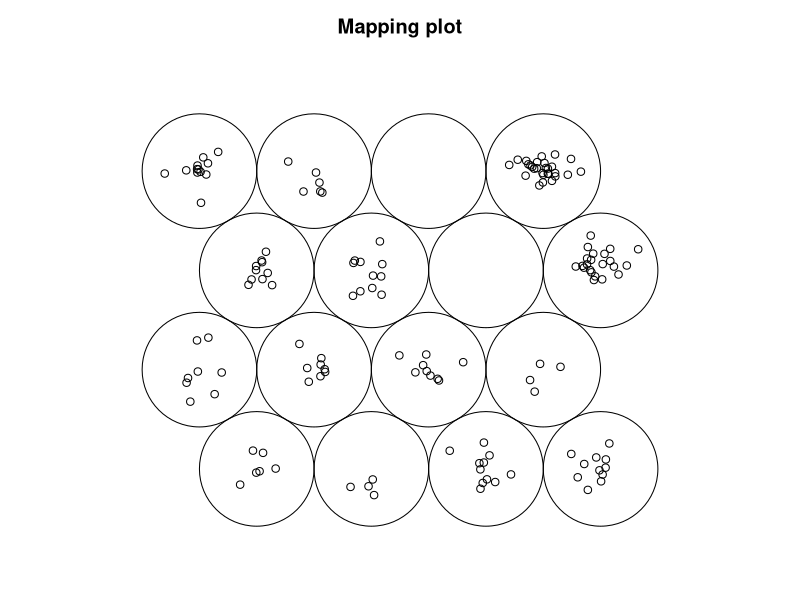
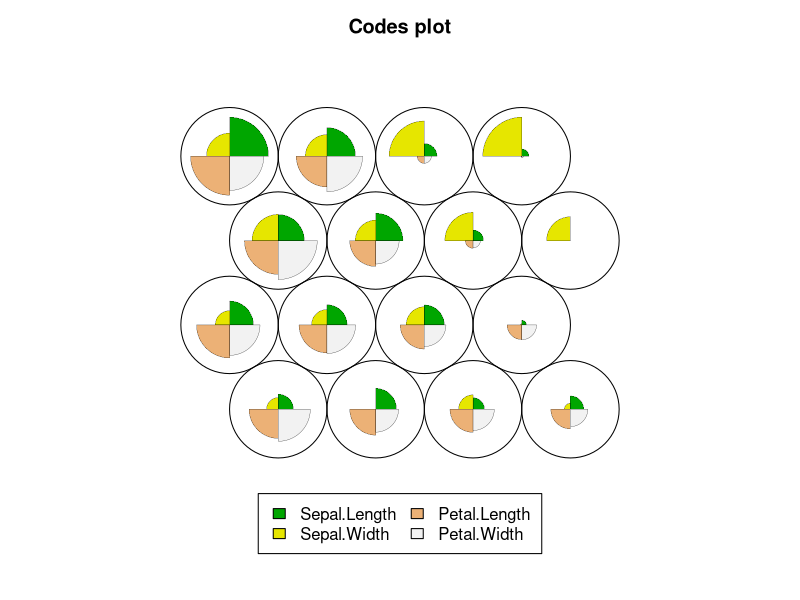
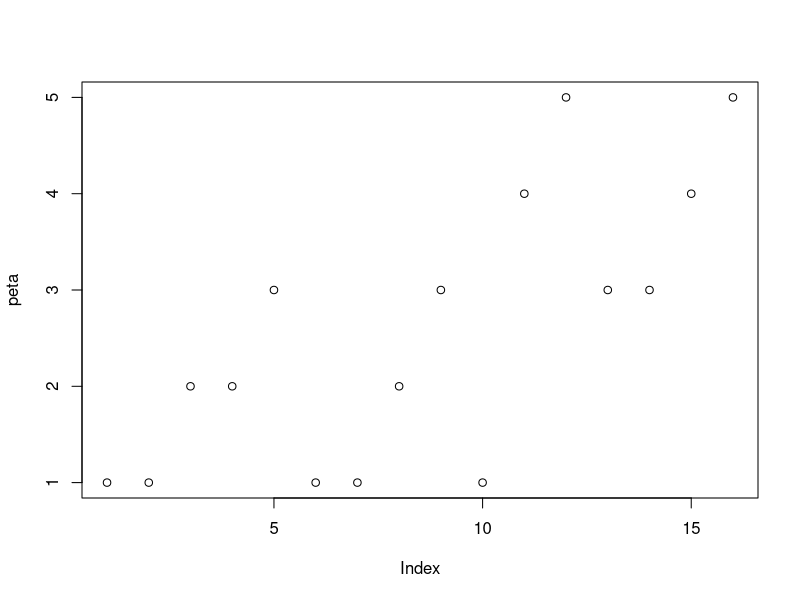
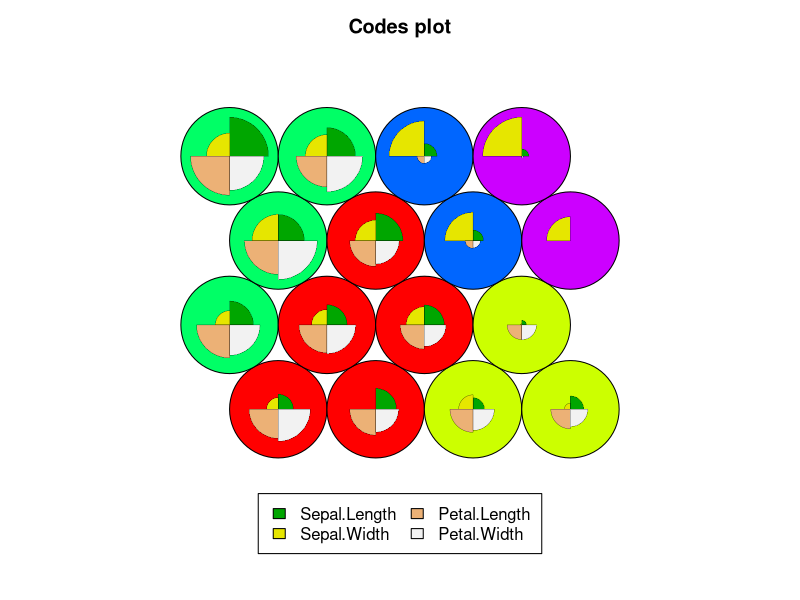

R code for these plots, in order:
## ---- chunk 1
knitr::opts_chunk$set(echo = TRUE)
## ---- chunk 2
library(class)
library(MASS)
library(kohonen)
library(ggplot2)
## ---- chunk 3
data("iris")
View(iris)
## ---- chunk 4
scale(iris[,-5])
head(scale(iris[,-5]))
## ---- chunk 5
dim(iris)
## ---- chunk 6
str(iris)
## ---- chunk 7
grid <- somgrid(xdim=5 , ydim=5 , topo = "hexagonal")
## ---- chunk 8
som.iris <- som(as.matrix(iris[,-5]), grid = somgrid(xdim = 4, ydim = 4, topo="hexagonal"))
## ---- chunk 9
str(som.iris)
## ---- chunk 10
plot(som.iris, type="mapping")
## ---- chunk 11
som.iris$grid$pts
## ---- chunk 12
som.iris$unit.classif
## ---- chunk 13
plot(som.iris)
## ---- chunk 14
som.iris$codes[[1]]
## ---- chunk 15
dist(som.iris$codes[[1]])
hclust(dist(som.iris$codes[[1]]))
## ---- chunk 16
peta <- cutree(hclust(dist(som.iris$codes[[1]])),5)
plot(peta)
plot(som.iris,type="codes",bgcol=rainbow(5)[peta])
